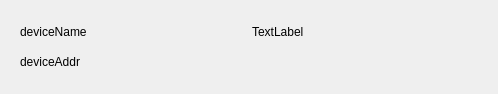
<?xml version="1.0" encoding="UTF-8"?>
<ui version="4.0">
 <class>listedDeviceForm</class>
 <widget class="QWidget" name="listedDeviceForm">
  <property name="geometry">
   <rect>
    <x>0</x>
    <y>0</y>
    <width>498</width>
    <height>94</height>
   </rect>
  </property>
  <property name="windowTitle">
   <string>Form</string>
  </property>
  <layout class="QGridLayout" name="gridLayout_2">
   <item row="0" column="0">
    <widget class="QWidget" name="windowContainer" native="true">
     <layout class="QGridLayout" name="gridLayout">
      <item row="0" column="1">
       <widget class="QLabel" name="listedDeviceIconLabel">
        <property name="text">
         <string>TextLabel</string>
        </property>
       </widget>
      </item>
      <item row="0" column="0">
       <widget class="QLabel" name="listedDeviceNameLabel">
        <property name="text">
         <string>deviceName</string>
        </property>
       </widget>
      </item>
      <item row="1" column="0">
       <widget class="QLabel" name="listedDeviceAddressLabel">
        <property name="text">
         <string>deviceAddr</string>
        </property>
       </widget>
      </item>
     </layout>
    </widget>
   </item>
  </layout>
 </widget>
 <resources/>
 <connections/>
</ui>
